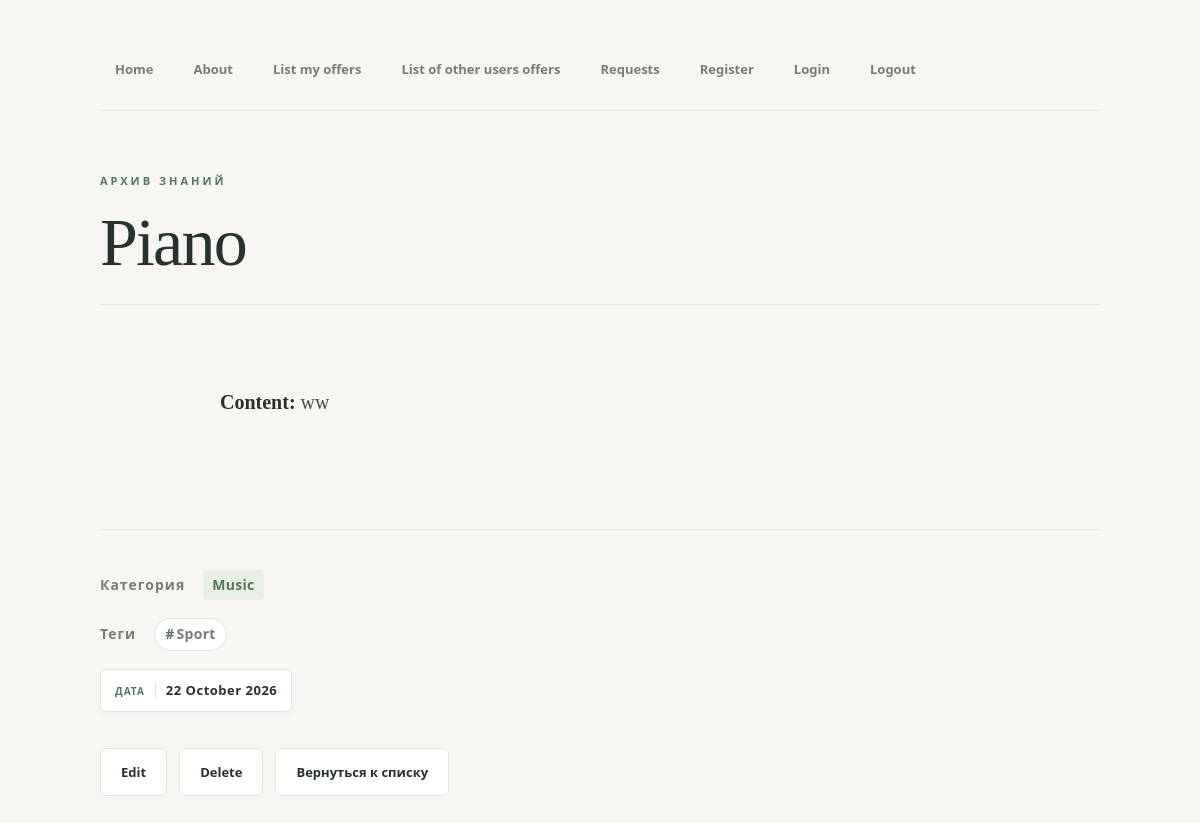
The app's page /offers/3/ (signed in) with its own data.
### offers/models.py (models this page shows, shortened)
class Offer(models.Model):
    STATUS_CHOICES = [
        ('draft','Draft'),
        ('published', 'Published'),
    ]
    title = models.CharField(max_length=100)
    content = models.TextField()
    status = models.CharField(
        max_length=20,
        choices=STATUS_CHOICES,
        default='draft',
    )
    created_at = models.DateTimeField(auto_now_add = True)
    updated_at = models.DateTimeField(auto_now = True)
    category = models.ForeignKey(
    Category,
    on_delete=models.PROTECT,
    related_name = 'offers',
    verbose_name='Категория',)
    tags = models.ManyToManyField(
        Tag,
        related_name = 'offers',
        verbose_name='Теги',
    )
    author = models.ForeignKey(
        settings.AUTH_USER_MODEL ,
        on_delete = models.CASCADE,
        related_name='offers',
        verbose_name='Автор',
     )
    class Meta:
        verbose_name = 'Offer'
        verbose_name_plural = 'Offers'
        ordering = ['-created_at']

class Category(models.Model):
    name = models.CharField(max_length=100, unique = True)
    slug = models.SlugField(max_length=100, unique = True)
    class Meta:
        verbose_name = 'Category'
        verbose_name_plural = 'Categories'
        ordering = ['name']
    def __str__(self):
        return self.name

class Tag(models.Model):
        name = models.CharField(max_length=100, unique = True)
        class Meta:
            verbose_name = 'Tag'
            verbose_name_plural = 'Tag'
            ordering = ['name']
        def __str__(self):
            return self.name

### offers/views.py (the view)
# urls.py: path('<int:offer_id>/', views.offers_detail, name = 'offers_detail'),
@login_required
def offers_detail (request: HttpRequest, offer_id: int) -> HttpResponse:
    offer = get_object_or_404(Offer.objects.select_related('author', "category").prefetch_related('tags'), pk=offer_id)
    return render(request, 'offers/offer_detail.html', {'offer': offer})

### templates/offers/offer_detail.html (shortened to what this page needs)
{% extends "base.html" %}
{% block content %}
{% if offer %}
    <h1>{{ offer.title|title }}</h1>
    <div class="offer-content">
    <strong>Content: </strong>{{offer.content|truncatechars:15}}
    </div>
    <div class="offer-meta-block">
        <p class="offer-meta">
            <span class="meta-label">Категория</span>
            <span class="meta-badge">{{ offer.category }}</span>
        </p>
        <p class="offer-meta">
            <span class="meta-label">Теги</span>
            <span class="tag-list">
                {% for tag in offer.tags.all %}
                    <span class="tag-chip">{{ tag }}</span>
                {% endfor %}
            </span>
        </p>
        <p class="offer-meta">
            <span class="date-stamp">
                {{ offer.created_at|date:"j F Y" }}
            </span>
        </p>
    </div>
    {% else %}
    <p class="empty-message">Предложение не найдено</p>
{% endif %}
<div class="actions">
    <a class="action-link" href="{% url 'offers:offers_update' offer.id %}">Edit</a>
	<a class="action-link" href="{% url 'offers:offers_delete' offer.id %}">Delete</a>
	<a class="action-link" href="{% url 'offers:offers_list' source='link_c' %}">Вернуться к списку</a>
</div>
{% endblock %}

### static/css/style.css (style rules this page uses)
:root { --color-bg: #f7f6f2; --color-surface: #ffffff; --color-text: #26332c; --color-muted: #777d74; --color-border: #e3e4dc; --color-accent: #54765b; --color-accent-light: #e8eee5; --color-danger: #a44c43; --font-body: "Segoe UI", Arial, sans-serif; --font-heading: Georgia, "Times New Roman", serif; --radius-sm: 6px; --radius-md: 12px; --radius-lg: 18px; --shadow-sm: 0 2px 8px rgba(38, 51, 44, 0.04); --shadow-md: 0 8px 24px rgba(38, 51, 44, 0.07); --transition: 0.2s ease; }
* { box-sizing: border-box; }
html { scroll-behavior: smooth; }
body { margin: 0; min-height: 100vh; padding: 48px 7vw 80px; overflow-x: hidden; background: var(--color-bg); color: var(--color-text); font-family: var(--font-body); font-size: 16px; line-height: 1.7; -webkit-font-smoothing: antialiased; }
h1 { max-width: 1000px; margin: 0 auto 40px; padding: 0 0 24px; border-bottom: 1px solid var(--color-border); color: var(--color-text); font-family: var(--font-heading); font-size: clamp(38px, 6vw, 68px); font-weight: 500; line-height: 1.1; letter-spacing: -1.8px; overflow-wrap: anywhere; }
h1::before { content: "АРХИВ ЗНАНИЙ"; display: block; margin-bottom: 18px; color: var(--color-accent); font-family: var(--font-body); font-size: 11px; font-weight: 700; letter-spacing: 3px; }
p { line-height: 1.75; }
strong { color: var(--color-text); font-weight: 700; }
a { color: var(--color-accent); font-weight: 600; text-decoration: none; transition: color var(--transition); }
.offer-meta { display: flex; flex-wrap: wrap; align-items: center; gap: 8px 18px; max-width: 1000px; margin: 18px auto; color: var(--color-muted); font-size: 14px; line-height: 1.6; letter-spacing: 0.3px; }
.meta-label { color: var(--color-muted); font-weight: 700; letter-spacing: 1px; }
.meta-badge, small { display: inline-block; margin: 0; padding: 4px 9px; border-radius: 4px; background: var(--color-accent-light); color: var(--color-accent); font-weight: 600; letter-spacing: 0.3px; }
.tag-list { display: inline-flex; flex-wrap: wrap; align-items: center; gap: 7px; }
.tag-chip { display: inline-block; padding: 4px 10px; border: 1px solid var(--color-border); border-radius: 20px; background: var(--color-surface); color: var(--color-muted); font-weight: 600; transition: background var(--transition), color var(--transition), border-color var(--transition); }
.tag-chip::before { content: "#"; margin-right: 2px; color: var(--color-accent); }
.date-stamp { display: inline-flex; align-items: baseline; flex-wrap: wrap; gap: 10px; max-width: 100%; padding: 10px 14px; border: 1px solid var(--color-border); border-radius: var(--radius-sm); background: var(--color-surface); color: var(--color-text); font-family: var(--font-body); font-size: 13px; font-weight: 600; letter-spacing: 0.5px; box-shadow: var(--shadow-sm); overflow-wrap: anywhere; }
.date-stamp::before { content: "ДАТА"; padding-right: 10px; border-right: 1px solid var(--color-border); color: var(--color-accent); font-size: 10px; font-weight: 700; letter-spacing: 1px; }
.offer-meta-block { max-width: 1000px; margin: 0 auto 28px; padding-top: 22px; border-top: 1px solid var(--color-border); }
.offer-content { max-width: 800px; margin: 0 auto 32px; color: #444d46; font-family: var(--font-heading); font-size: 20px; line-height: 1.9; white-space: pre-wrap; overflow-wrap: anywhere; }
.actions { display: flex; flex-wrap: wrap; align-items: center; gap: 12px; max-width: 1000px; margin: 36px auto 0; }
.action-link { display: inline-block; padding: 12px 20px; border: 1px solid var(--color-border); border-radius: var(--radius-sm); background: var(--color-surface); color: var(--color-text); font-size: 13px; font-weight: 600; text-align: center; transition: background var(--transition), color var(--transition), border-color var(--transition), transform var(--transition); }

### records on screen
Offer: title "Piano", content "ww", category "Music", created_at "22 October 2026"
Tag: name "Sport"
